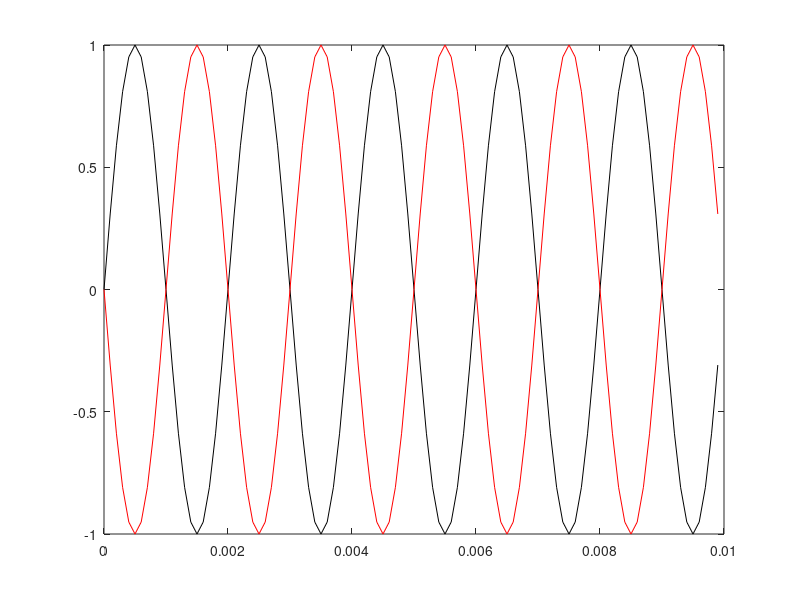

MATLAB code for this plot:
function demo_for_phaseshift
sr=10000; % sample rate
dt=1/sr;
len=0.01; 
t=0:dt:(len-dt); 
f=500; 
N = length(t); 

%generate signal 
sig=sin(2*pi*f*t); 

%Define a phase shift in rads
p=-pi; 
num_samp = round((sr/f)*(p/(2*pi))); 

%Get the FFT of the signal 
z=fft(sig); 

%Delay each fft component 
for  k=1:length(z) 
    w = 2*pi/N*(k-1); 
    spec(k)=z(k)*exp(-1i*w*num_samp); 
end

%Get the new signal
newsig=(ifft(spec)); 

%plot the signals 
figure;
plot(t,sig,'k');
hold on; 
plot(t,newsig,'r');
